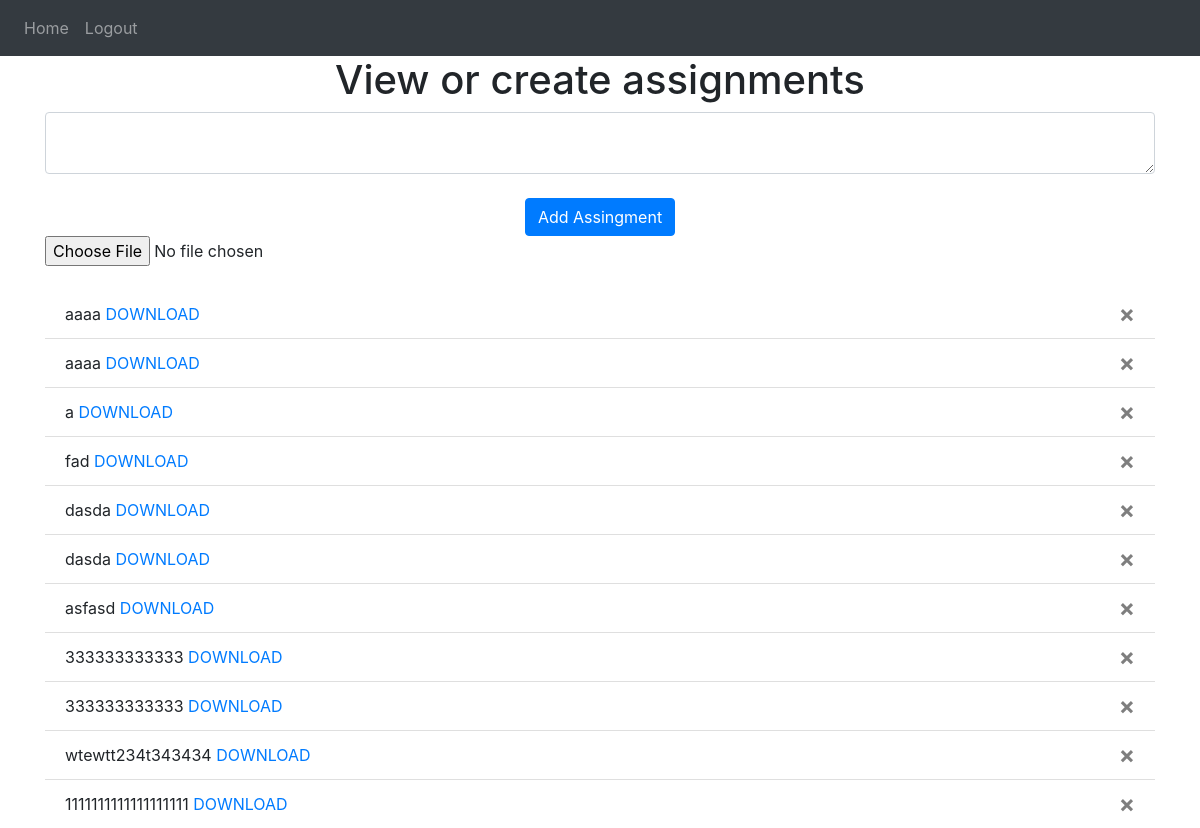
Page /assignments-t (signed in) on the earlier database version.
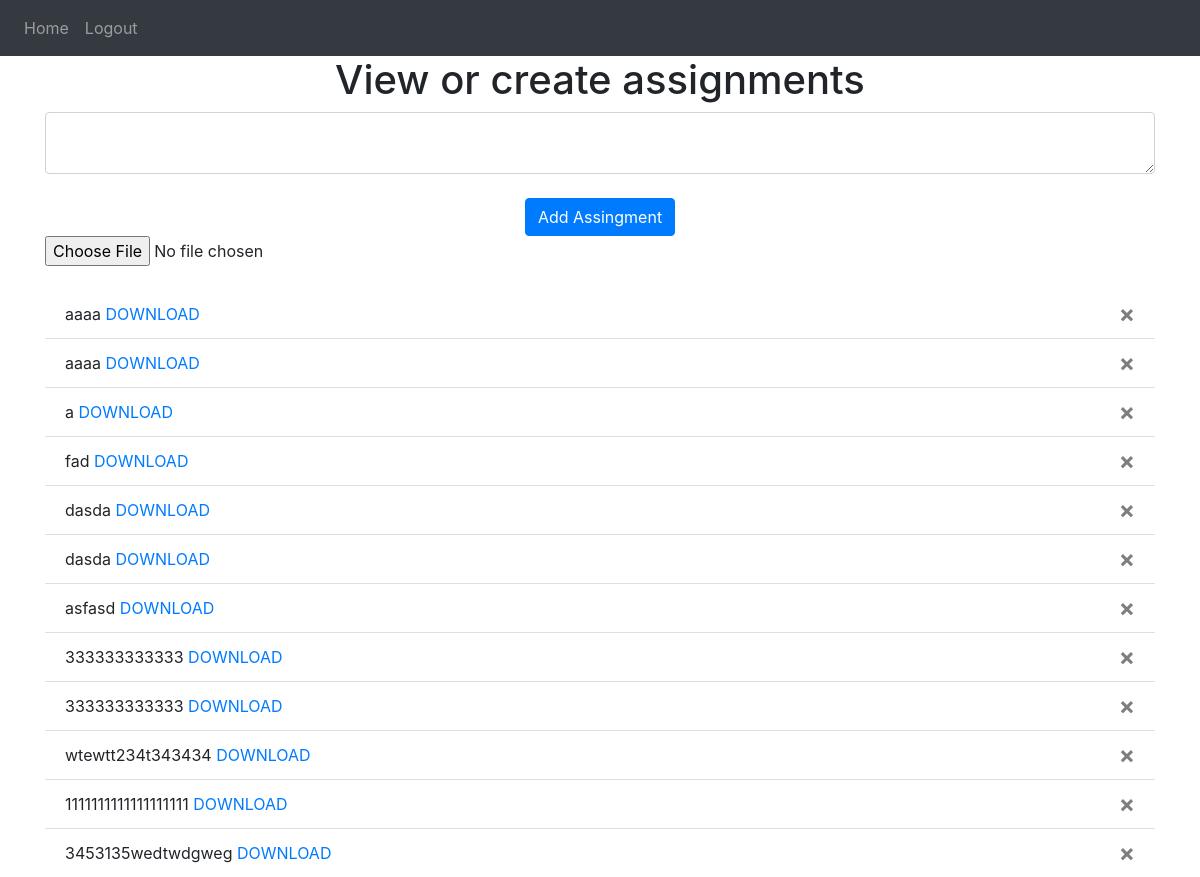
Same page on the later database version.
### website/models.py (models this page shows)
class Assignment(db.Model, UserMixin):
    id = db.Column(db.Integer, primary_key=True)
    data = db.Column(db.String(1000000000000000000000000000000))
    assign_date = db.Column(db.DateTime(timezone=True), default=func.now())
    creator = db.Column(db.Integer, db.ForeignKey('user.id'))
    file = db.Column(db.String(150))
    course_id = db.Column(db.Integer, db.ForeignKey('course.id'))

### website/submission.py (the view, shortened to what this page needs)
@submission.route('/assignments-t', methods=['GET', 'POST'])
@login_required
def view_teacher():
    return render_template('teacher-create.html', user=current_user)

### website/templates/teacher-create.html
{% extends "base.html" %} {% block title %}Home{% endblock %} {% block content
    %}
    <h1 align="center">View or create assignments</h1>
    <form method="POST" enctype="multipart/form-data" >
        <textarea name="assignment" id="assignment" class="form-control"></textarea><br />
        <div align="center">
            <button type="submit" value="Upload" class="btn btn-primary">Add Assingment</button>
        </div>
        <input type="file" name="file" />
    </form>
    <br />
    <ul class="list-group list-group-flush" id="assignments">
        {% for assignment in user.assignments %}
        <li class="list-group-item">{{ assignment.data }}
            <button type="button" class="close" onClick="deleteAssignment({{ assignment.id }})">
                <span aria-hidden="true">&times;</span>
            </button>
            {% if assignment.file %}
            <a href="{{ '/downloadAssignment/%s'%assignment.id }}" class="button">DOWNLOAD</a>
            {% endif %}
        </li>
        {% endfor %}
    </ul>
    {% endblock %}

### website/templates/base.html (shortened to what this page needs)
<!DOCTYPE html>
<html>
<link rel="stylesheet" href="https://cdn.jsdelivr.net/npm/bootstrap-icons@1.3.0/font/bootstrap-icons.css">
  <head>
    <link
      rel="stylesheet"
      href="https://stackpath.bootstrapcdn.com/bootstrap/4.4.1/css/bootstrap.min.css"
    />
    <link
      rel="stylesheet"
      href="https://stackpath.bootstrapcdn.com/font-awesome/4.7.0/css/font-awesome.min.css"
    />
  </head>
  <body>
    <nav class="navbar navbar-expand-lg navbar-dark bg-dark">
      <div class="collapse navbar-collapse" id="navbar">
        <div class="navbar-nav">
          {% if user.is_authenticated %}
          <a class="nav-item nav-link" id="home" href="/">Home</a>
          <a class="nav-item nav-link" id="logout" href="/logout">Logout</a>
          {% else %}
          <a class="nav-item nav-link" id="login" href="/login">Login</a>
          <a class="nav-item nav-link" id="signUp" href="/sign-up">Sign Up</a>
          {% endif %}
        </div>
      </div>
    </nav>
    <div class="container">{% block content %} {% endblock %}</div>
  </body>
</html>

Differences in the rows shown:
added Assignment: data "3453135wedtwdgweg"
